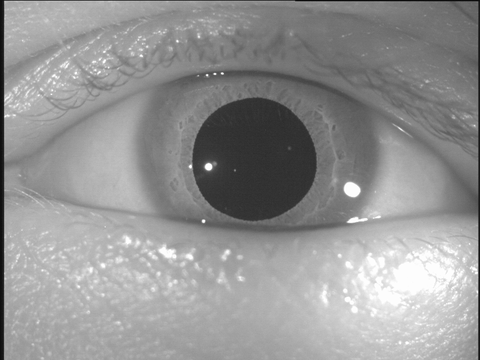
#> input picture Data/eye.bmp, 480 x 360 px, shrunk from 768 x 576 before the run, found by its file name
$ python L5_3_findPupil_oneFigure.py
#> lines starting #> are read from the running program, lines starting #| are printed output that depends on the picture; after the words box and inside, x2 and y2 are one past the last pixel; in counts of white or black regions, pixels touching at a corner belong together
"""
Find the pupil-edge in an image of the eye, using sckit-image

"""

# Author: Thomas Haslwanter
# Date:   Sept 2019

# Import standard modules
import os
import numpy as np
import matplotlib.pyplot as plt

# Modules for image processing
from scipy import ndimage
from skimage import morphology
from skimage import filters

def show_me(data):
    '''Show image data in graylevel'''
    plt.imshow(data, cmap='gray')
    plt.show()

if __name__ == '__main__':

    # Get the data ...
    in_file = r'..\..\..\Data\eye.bmp'
    data = plt.imread(in_file)
#> data is the input picture: shape (360, 480); min 8, max 255, mean 147.8

    # These settings ensure that the images and the histogram fit in nicely
    gs_kw = dict(hspace=0, wspace=0)
    fig, axs = plt.subplots(2, 3, constrained_layout=True, gridspec_kw=gs_kw)
    fig.set_size_inches([8, 4.3])

    # Show the original image
    plt.gray()
    pos = axs[0,0].imshow(data)

    # Calculate and show the histogram
    histo = np.histogram(data, bins=np.arange(0,256))
    axs[0,1].plot(histo[1][:-1], histo[0])

    # Since the histogram does not have the 4/3 aspect ration, I re-position it by hand
    axs[0,1].set_position([0.3411, 0.52, 0.316, 0.445])

    # Convert to black-and-white
    # for convenience, I choose the threshold automatically
    bw = data>80
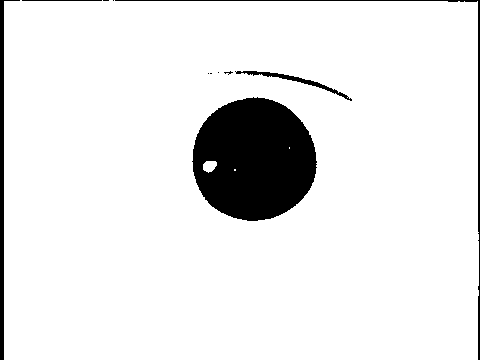
#> bw: shape (360, 480) bool; 91.4% white; 11 black regions (6 under 20 px), largest, box (x1, y1, x2, y2) and area: (192, 97, 317, 221) 11870, (0, 0, 20, 360) 1456, (115, 0, 480, 360) 1051, (235, 71, 352, 101) 440, (22, 0, 102, 1) 80
    axs[0,2].imshow(bw)

    # Fill the holes
    filled = np.invert(ndimage.binary_fill_holes(np.invert(bw)))
#> filled: shape (360, 480) bool; 91.3% white; 11 black regions (6 under 20 px), largest, box (x1, y1, x2, y2) and area: (192, 97, 317, 221) 12003, (0, 0, 20, 360) 1456, (115, 0, 480, 360) 1051, (235, 71, 352, 101) 441, (22, 0, 102, 1) 80
    axs[1,0].imshow(filled)

    # Eliminate the eye-brows and the bar on the left
    se = morphology.disk(10)
    closed = morphology.closing(filled, se)
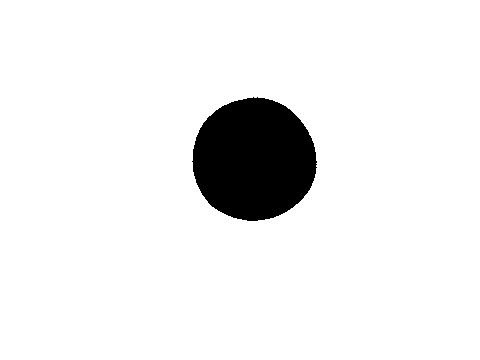
#> closed: shape (360, 480) bool; 93.1% white; 1 black region, box (x1, y1, x2, y2) and area: (192, 97, 317, 221) 11985
    axs[1,1].imshow(closed)

    # Find the edges
    edges = filters.sobel(closed)
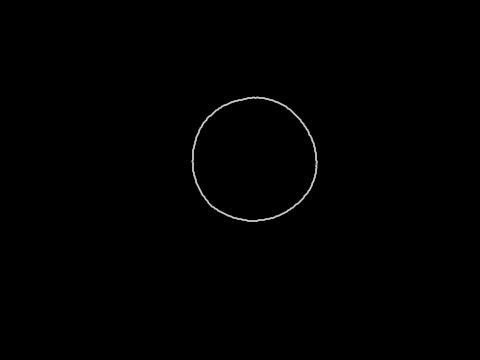
#> edges: shape (360, 480) float64; min 0, max 0.791, mean 0.00326
    axs[1,2].imshow(edges)

    # To eliminates the axes, except for the histogram
    for ii, ax in enumerate(axs.ravel()):
        if ii == 1:
            ax.get_yaxis().set_visible(False)
        else:
            ax.get_xaxis().set_visible(False)
            ax.get_yaxis().set_visible(False)

    out_file = 'eyes.jpg'
    plt.savefig(out_file, dpi=200)
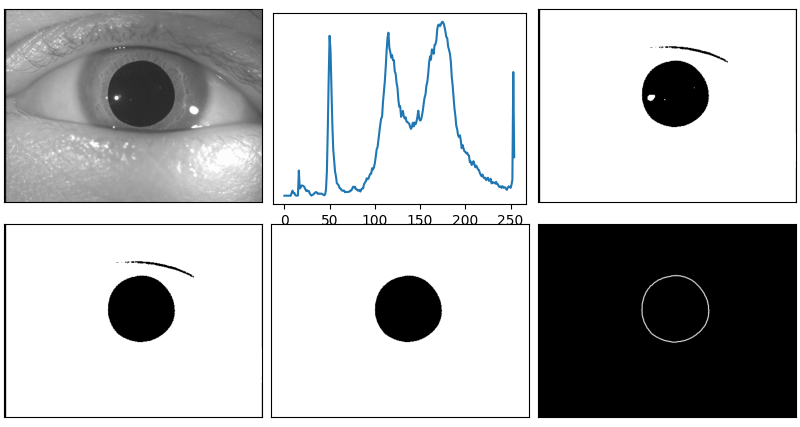
#> figure drawn by matplotlib, 6 panels; panel 2: curve peaks at x = 175, y = 2299
    print(f'Image saved to {out_file}')

    plt.show()
